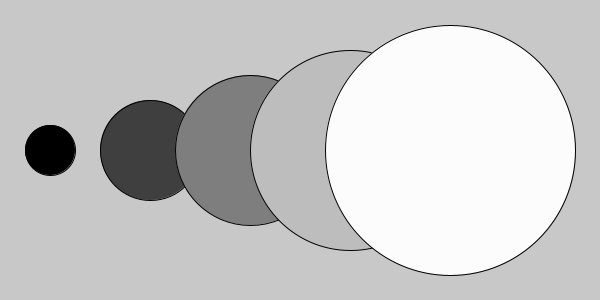
Frame 1 (no input)
Frame 60 (the mouse pressed at the canvas centre just before this capture): identical to frame 1, image omitted
Frame 120 (the mouse held since frame 60 and released just before this capture): identical to frame 1, image omitted

The Processing sketch that drew this single still picture (run headless with seeded random() and noise(); from frame 60 on, the mouse is pressed at the canvas centre):

// Processing sketch: Exercise9
// ── Exercise9.pde
void setup() {
  size(600,300);
}
void draw() {
  background(200);
  for (int i=0; i<5; i++) {
    float x = i*100+50;
    float s = i*50+50;
    fill(i*63);
    ellipse(x,150,s,s);
  }
}
